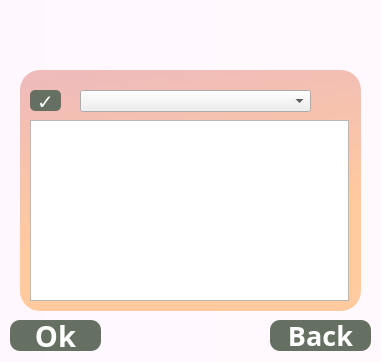
<?xml version="1.0" encoding="UTF-8"?>
<ui version="4.0">
 <class>Dialog</class>
 <widget class="QDialog" name="Dialog">
  <property name="geometry">
   <rect>
    <x>0</x>
    <y>0</y>
    <width>381</width>
    <height>362</height>
   </rect>
  </property>
  <property name="windowTitle">
   <string>Dialog</string>
  </property>
  <widget class="QLabel" name="bg_7">
   <property name="geometry">
    <rect>
     <x>-210</x>
     <y>-80</y>
     <width>1531</width>
     <height>841</height>
    </rect>
   </property>
   <property name="minimumSize">
    <size>
     <width>861</width>
     <height>721</height>
    </size>
   </property>
   <property name="font">
    <font>
     <weight>75</weight>
     <bold>true</bold>
    </font>
   </property>
   <property name="styleSheet">
    <string notr="true">background :qlineargradient(spread:pad, x1:0, y1:0, x2:1, y2:0, stop:0 rgba(255, 246, 254, 255), stop:1 rgba(255, 255, 255, 255));border-radius : 20;</string>
   </property>
   <property name="text">
    <string/>
   </property>
  </widget>
  <widget class="QPushButton" name="check_bt">
   <property name="geometry">
    <rect>
     <x>30</x>
     <y>90</y>
     <width>31</width>
     <height>21</height>
    </rect>
   </property>
   <property name="font">
    <font>
     <family>OCR A Extended</family>
     <pointsize>15</pointsize>
     <weight>75</weight>
     <bold>true</bold>
     <underline>false</underline>
    </font>
   </property>
   <property name="styleSheet">
    <string notr="true">QPushButton{
background-color:rgb(102, 112, 98);
border-radius : 5px;
color:white}</string>
   </property>
   <property name="text">
    <string>✓</string>
   </property>
  </widget>
  <widget class="QListWidget" name="listWidget">
   <property name="geometry">
    <rect>
     <x>30</x>
     <y>120</y>
     <width>319</width>
     <height>181</height>
    </rect>
   </property>
   <property name="font">
    <font>
     <family>OCR A Extended</family>
     <pointsize>15</pointsize>
    </font>
   </property>
  </widget>
  <widget class="QPushButton" name="okButton">
   <property name="geometry">
    <rect>
     <x>10</x>
     <y>320</y>
     <width>91</width>
     <height>31</height>
    </rect>
   </property>
   <property name="font">
    <font>
     <family>OCR A Extended</family>
     <pointsize>22</pointsize>
     <weight>75</weight>
     <bold>true</bold>
    </font>
   </property>
   <property name="styleSheet">
    <string notr="true">QPushButton{
background-color:rgb(102, 112, 98);
border-radius : 10px;
color:white}</string>
   </property>
   <property name="text">
    <string>Ok</string>
   </property>
  </widget>
  <widget class="QPushButton" name="cancelButton">
   <property name="geometry">
    <rect>
     <x>270</x>
     <y>320</y>
     <width>101</width>
     <height>31</height>
    </rect>
   </property>
   <property name="font">
    <font>
     <family>OCR A Extended</family>
     <pointsize>20</pointsize>
     <weight>75</weight>
     <bold>true</bold>
    </font>
   </property>
   <property name="styleSheet">
    <string notr="true">QPushButton{
background-color:rgb(102, 112, 98);
border-radius : 10px;
color:white}</string>
   </property>
   <property name="text">
    <string>Back</string>
   </property>
  </widget>
  <widget class="QComboBox" name="comboBox">
   <property name="geometry">
    <rect>
     <x>80</x>
     <y>90</y>
     <width>231</width>
     <height>22</height>
    </rect>
   </property>
  </widget>
  <widget class="QLabel" name="label_head">
   <property name="geometry">
    <rect>
     <x>10</x>
     <y>20</y>
     <width>361</width>
     <height>51</height>
    </rect>
   </property>
   <property name="font">
    <font>
     <pointsize>15</pointsize>
    </font>
   </property>
   <property name="whatsThis">
    <string>&lt;html&gt;&lt;head/&gt;&lt;body&gt;&lt;p&gt;&lt;span style=&quot; font-size:10pt;&quot;&gt;LOGIN&lt;/span&gt;&lt;/p&gt;&lt;p&gt;&lt;br/&gt;&lt;/p&gt;&lt;/body&gt;&lt;/html&gt;</string>
   </property>
   <property name="text">
    <string>&lt;html&gt;&lt;head/&gt;&lt;body&gt;&lt;p align=&quot;center&quot;&gt;&lt;span style=&quot; font-family:'OCR A Extended'; font-size:25pt; font-weight:600;&quot;&gt;&lt;/span&gt;&lt;/p&gt;&lt;/body&gt;&lt;/html&gt;</string>
   </property>
  </widget>
  <widget class="QLabel" name="bg_8">
   <property name="geometry">
    <rect>
     <x>20</x>
     <y>70</y>
     <width>341</width>
     <height>241</height>
    </rect>
   </property>
   <property name="font">
    <font>
     <weight>75</weight>
     <bold>true</bold>
    </font>
   </property>
   <property name="styleSheet">
    <string notr="true">background :qlineargradient(spread:pad, x1:0.420091, y1:0.988, x2:0.198636, y2:0, stop:0.3125 rgba(255, 202, 158, 255), stop:1 rgba(239, 187, 187, 255));border-radius : 20;</string>
   </property>
   <property name="text">
    <string/>
   </property>
  </widget>
  <zorder>bg_7</zorder>
  <zorder>bg_8</zorder>
  <zorder>check_bt</zorder>
  <zorder>listWidget</zorder>
  <zorder>okButton</zorder>
  <zorder>cancelButton</zorder>
  <zorder>comboBox</zorder>
  <zorder>label_head</zorder>
 </widget>
 <resources/>
 <connections/>
</ui>
